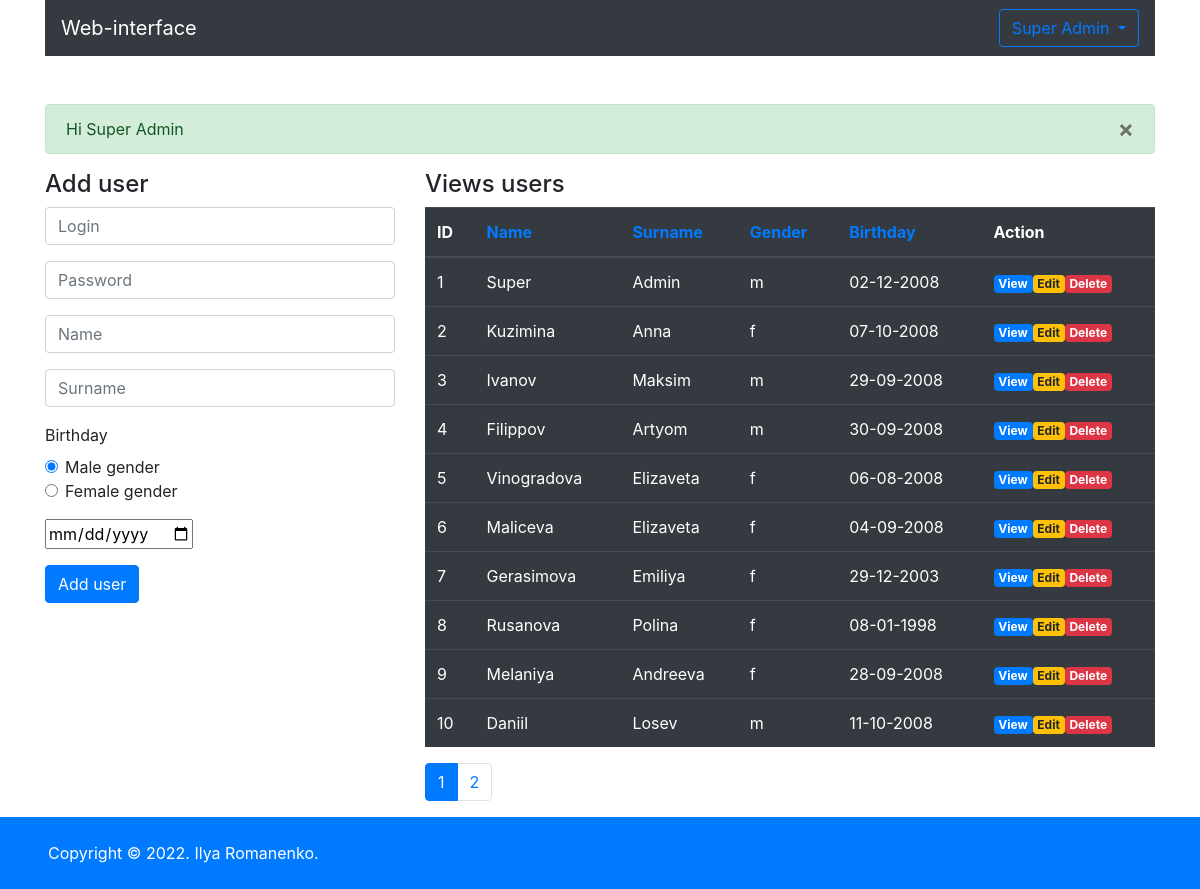
The page / (signed in) on the database its author committed.
### tables this page shows
CREATE TABLE `users` (
  `id` int(11) NOT NULL,
  `login` varchar(255) NOT NULL,
  `password` varchar(255) NOT NULL,
  `name` varchar(255) NOT NULL,
  `surname` varchar(255) NOT NULL,
  `gender` varchar(1) NOT NULL,
  `birthday` text,
  `id_admin` int(1) NOT NULL DEFAULT '0',
  `is_deleted` varchar(1) NOT NULL DEFAULT '0'
);

### app/config.php (called while the page is built)
<?php
return[
    'name' => 'Web-interface',
    'copyright' => 'Copyright © '. date('Y') . '. Ilya Romanenko.',
    'components' => [
        'host' => 'localhost',
        'userName' => 'root',
        'password' => '',
        'dataBase' => 'sibers',
    ],
    'count_list' => 10,
    'path_parts' => pathinfo($_SERVER['SCRIPT_NAME']),
];
?>

### model.php (called while the page is built, shortened)
<?php
class Model
{
    private $connect;
    public function __construct($db)
    {
        try {
            $this->connect = new mysqli($db['host'], $db['userName'], $db['password'], $db['dataBase']);
        } catch (Exception $e) {
            echo 'Connection failed! ' . $e->getMessage();
        }
    }
    public function fetch($fields, $whereFields = null, $sort = null, $limit = null)
    {
        $data = [];
        $queryRows = null;
        if (is_array($fields)) {
            for ($i = 0; $i < count($fields); $i++) {
                if ($i + 1 == count($fields)) {
                    $queryRows .= ' ' . $fields[$i];
                    break;
                }
                $queryRows .= ' ' . $fields[$i] . ',';
            }
        } else {
            $queryRows = '*';
        }
        $query = "SELECT $queryRows FROM users";
        if (!is_null($whereFields)) {
            $query .= ' WHERE ';
            foreach ($whereFields as $field => $value) {
                $query .= " $field = '$value'";
                end($whereFields);
                if ($field !== key($whereFields)) {
                    $query .= ' AND';
                }
            }
            $query .= ' AND is_deleted = 0';
        } else {
            $query .= " WHERE is_deleted = '0'";
        }
        if (!is_null($sort)) {
            $sort_list = array(
                'id_asc'   => '`id`',
                'name_asc'   => '`name`',
                'name_desc'  => '`name` DESC',
                'surname_asc'  => '`surname`',
                'surname_desc' => '`surname` DESC',
                'gender_asc'   => '`gender`',
                'gender_desc'  => '`gender` DESC',
                'birthday_asc'   => '`birthday`',
                'birthday_desc'  => '`birthday` DESC',
            );
            if (array_key_exists($sort, $sort_list)) {
                $sort_sql = $sort_list[$sort];
                $query .= " ORDER BY $sort_sql";
            }
        }
        if (!is_null($limit)) {
            switch(count($limit)) {
                case '2':
                    $query .= " LIMIT $limit[0], $limit[1]";
                    break;
            }
        }
        if ($sql = $this->connect->query($query)) {
            while ($row = mysqli_fetch_assoc($sql)) {
                $data[] = $row;
            }
        }
        return $data;
    }
}

### index.php (the view, shortened to what this page needs)
<?php
include_once $_SERVER['DOCUMENT_ROOT'] . '/template/head.php';
?>
<div class="row">
    <div class="col-md-4 mx-auto">
        <h4>Add user</h4>
        <form action="" method="post">
            <div class="form-group">
                <input type="text" class="form-control" name="User[login]" placeholder="Login">
            </div>
            <div class="form-group">
                <input type="password" class="form-control" name="User[pass]" placeholder="Password">
            </div>
            <div class="form-group">
                <input type="text" class="form-control" name="User[name]" placeholder="Name">
            </div>
            <div class="form-group">
                <input type="text" class="form-control" name="User[surname]" placeholder="Surname">
            </div>
            <div class="form-group">
                <label>Birthday</label>
                <div class="form-check">
                    <input class="form-check-input" type="radio" name="User[gender]" value="m" checked>
                    <label class="form-check-label" for="RadiosGenderM">
                        Male gender
                    </label>
                </div>
                <div class="form-check">
                    <input class="form-check-input" type="radio" name="User[gender]" value="f">
                    <label class="form-check-label" for="RadiosGenderF">
                        Female gender
                    </label>
                </div>
            </div>
            <div class="form-group">
                <div class="input-group date" data-provide="datepicker">
                    <input type="date" id="form-control-datepicker" name="User[birthday]">
                </div>
            </div>
            <div class="form-group">
                <button type="submit" class="btn btn-primary" name="User[insert]">Add user</button>
            </div>
        </form>
    </div>
    <div class="col-md-8 mx-auto">
        <h4>Views users</h4>
        <table class="table table-hover table-dark">
            <thead>
                <tr>
                    <?php
                    function sort_link($title, $sort_asc, $sort_desc, $page, $getSort)
                    {
                        if ($getSort == $sort_asc) {
                            return '<a class="active" href="?p=' . $page . '&sort=' . $sort_desc . '">' . $title . ' <i>▲</i></a>';
                        } elseif ($getSort == $sort_desc) {
                            return '<a class="active" href="?p=' . $page . '&sort=' . $sort_asc . '">' . $title . ' <i>▼</i></a>';
                        } else {
                            return '<a href="?p=' . $page . '&sort=' . $sort_asc . '">' . $title . '</a>';
                        }
                    }
                    if (isset($_GET) && !empty($_GET)) {
                        $validGet = $model->validation($_GET);
                        if ($validGet['valid']) {
                            $validFields = $validGet['validFields'];
                            if (isset($validFields['sort']) && !empty($validFields['sort'])) {
                                $sort = $validFields['sort'];
                            } else {
                                $sort = 'id_asc';
                            }
                            if (isset($validFields['p']) && !empty($validFields['p'])) {
                                $page = (int)$validFields['p'];
                            } else {
                                $page = 1;
                            }
                        }
                    } else {
                        $page = 1;
                        $sort = 'id_asc';
                    }
                    ?>
                    <th scope="col">ID</th>
                    <th scope="col"><?= sort_link('Name', 'name_asc', 'name_desc', $page, $sort); ?></th>
                    <th scope="col"><?= sort_link('Surname', 'surname_asc', 'surname_desc', $page, $sort); ?></th>
                    <th scope="col"><?= sort_link('Gender', 'gender_asc', 'gender_desc', $page, $sort); ?></th>
                    <th scope="col"><?= sort_link('Birthday', 'birthday_asc', 'birthday_desc',$page, $sort); ?></th>
                    <th scope="col">Action</th>
                </tr>
            </thead>
            <tbody>
                <?php
                $userRowsCount = count($model->fetch(['id']));
                $countRow = $configApp['count_list'];
                $pageCount = ceil($userRowsCount / $countRow);
                $startRow = ($page * $configApp['count_list']) - $countRow;
                $limit = array($startRow,$countRow);
                $usersRowsLimit = $model->fetch(['id', 'name', 'surname', 'gender', 'birthday'], null, $sort, $limit);
                if (!empty($usersRowsLimit)) {
                    foreach ($usersRowsLimit as $userRow) {
                        echo '<tr>';
                        $numUser++;
                        foreach ($userRow as $field => $value) {
                            if ($field == 'id') {
                                $idUser = $value;
                                echo "<td>$numUser</td>";
                            } elseif ($field == 'birthday') {
                                $value = date('d-m-Y', $value);
                                echo "<td>$value</td>";
                            } else {
                                $value = mb_strimwidth($value, 0, 15, '...');
                                echo "<td>$value</td>";
                            }
                        }
                        echo "<td><a href='actions/view.php?id=$idUser' class='badge badge-primary'>View</a>";
                        echo "<a href='actions/edit.php?id=$idUser' class='badge badge-warning'>Edit</a>";
                        echo "<a href='actions/delete.php?id=$idUser' class='badge badge-danger'>Delete</a></td>";
                        echo '</tr>';
                    }
                }
                ?>
            </tbody>
        </table>
        <nav aria-label="...">
            <ul class="pagination">
                <?php
                for ($i = 1; $i <= $pageCount; $i++) {
                    $classLi = 'page-item';
                    if ($i == $page) {
                        $classLi .= ' active';
                    }
                    echo "<li class='$classLi'><a class='page-link' href='?p=$i&sort=$sort'>$i</a></li>";
                }
                ?>
            </ul>
        </nav>
    </div>
</div>
<?php
include_once $_SERVER['DOCUMENT_ROOT'] . '/template/footer.php';
?>

### template/head.php (shortened to what this page needs)
<?php
$configApp = include_once $_SERVER['DOCUMENT_ROOT'] . '/app/config.php';
include_once $_SERVER['DOCUMENT_ROOT'] . '/model.php';
$model = new Model($configApp['components']);
if (isset($_SESSION['UserData'])) {
    $userDataAuth = $_SESSION['UserData'];
} elseif ($configApp['path_parts']['filename'] != 'login') {
    header("Location: ../login.php");
    die;
}
?>
<!doctype html>
<html lang="en">
<head>
    <link rel="stylesheet" href="https://cdn.jsdelivr.net/npm/bootstrap@4.3.1/dist/css/bootstrap.min.css">
</head>
<body>
    <div class="container">
        <nav class="navbar navbar-expand-lg navbar-dark bg-dark">
            <a class="navbar-brand" href="/">Web-interface</a>
            <div class="collapse navbar-collapse" id="navbarTogglerDemo02">
                <?php
                if (isset($userDataAuth)) { ?>
                    <div class="dropdown">
                        <button class="btn btn-outline-primary dropdown-toggle" type="button" id="dropdownMenu2" data-toggle="dropdown" aria-haspopup="true" aria-expanded="false">
                            <?=  $userDataAuth['name'] . ' ' . $userDataAuth['surname'] ?>
                        </button>
                    </div>
                <?php }  ?>
            </div>
        </nav>
        <div class="row">
            <div class="col-md-12 mt-5">
                <?php if (isset($_SESSION['errorField'])) {  ?>
                    <div class="alert alert-danger" role="alert">
                        <?php echo $_SESSION['errorField']; ?>
                        <button type="button" class="close" data-dismiss="alert" aria-label="Close">
                            <span aria-hidden="true">&times;</span>
                        </button>
                    </div>
                <?php } elseif (isset($_SESSION['succesField'])) { ?>
                    <div class="alert alert-success" role="alert">
                        <?php echo $_SESSION['succesField']; ?>
                        <button type="button" class="close" data-dismiss="alert" aria-label="Close">
                            <span aria-hidden="true">&times;</span>
                        </button>
                    </div>
                <?php } ?>
            </div>
        </div>

### template/footer.php (shortened to what this page needs)
</div>
<div class="d-flex flex-column flex-md-row text-center text-md-start justify-content-between py-4 px-4 px-xl-5 bg-primary">
    <div class="text-white mb-3 mb-md-0">
        <?= $configApp['copyright'] ?>
    </div>
</div>
</body>
</body>
</html>

### rows shown on the page
users: name "Super", surname "Admin", gender "m", birthday "02-12-2008"
users: name "Kuzimina", surname "Anna", gender "f", birthday "07-10-2008"
users: name "Ivanov", surname "Maksim", gender "m", birthday "29-09-2008"
users: name "Filippov", surname "Artyom", gender "m", birthday "30-09-2008"
users: name "Vinogradova", surname "Elizaveta", gender "f", birthday "06-08-2008"
users: name "Maliceva", surname "Elizaveta", gender "f", birthday "04-09-2008"
users: name "Gerasimova", surname "Emiliya", gender "f", birthday "29-12-2003"
users: name "Rusanova", surname "Polina", gender "f", birthday "08-01-1998"
users: name "Melaniya", surname "Andreeva", gender "f", birthday "28-09-2008"
users: name "Daniil", surname "Losev", gender "m", birthday "11-10-2008"

### other values the page prints
$userDataAuth['name'] "Super"
$userDataAuth['surname'] "Admin"
$_SESSION['succesField'] "Hi Super Admin"
$title "Name Surname Gender Birthday"
$configApp['copyright'] "Copyright © 2022. Ilya Romanenko."
